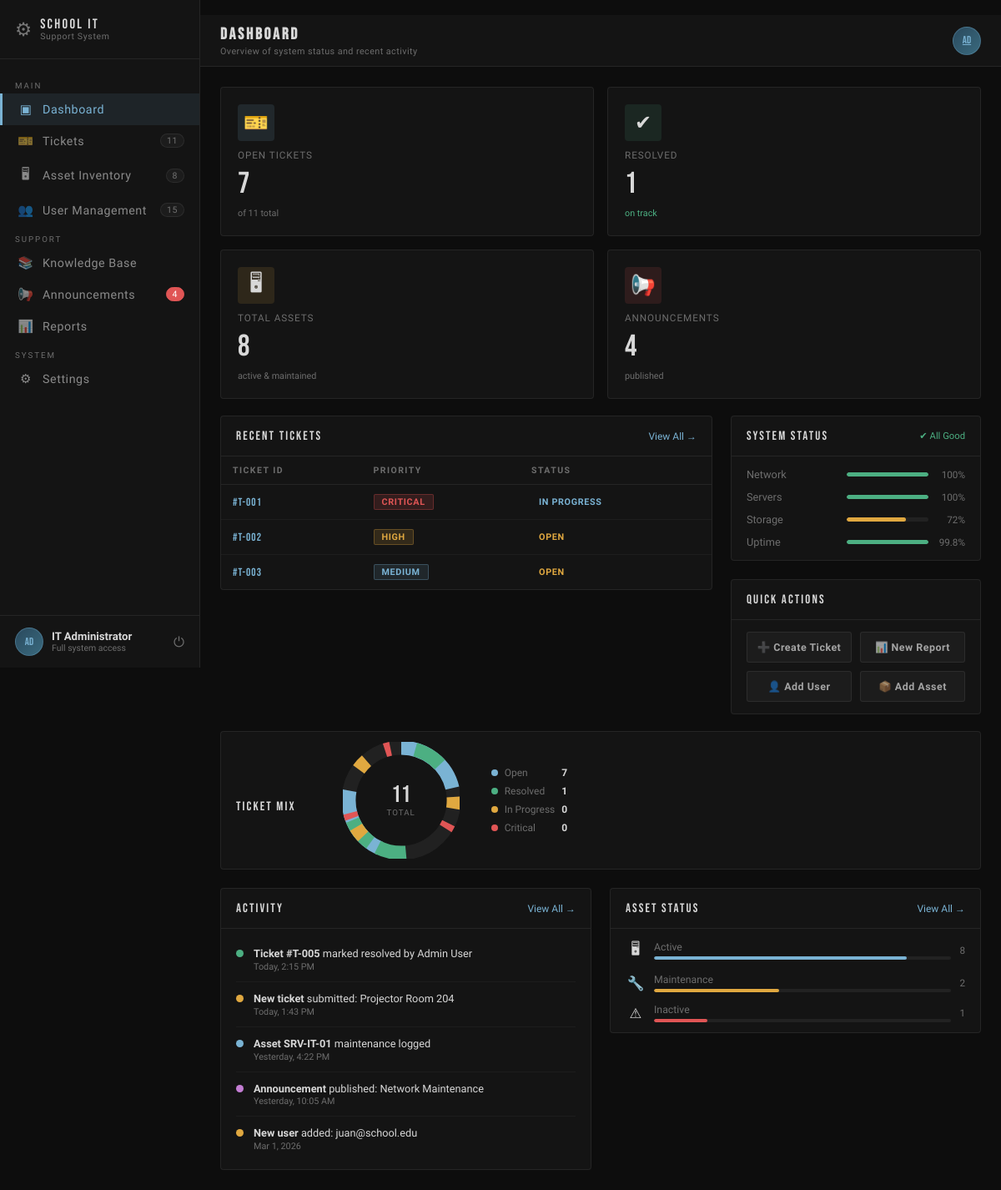
The app's page /dashboard (signed in) with its own data.
### models.py (models this page shows, shortened)
class User(db.Model):
    __tablename__ = 'users'
    id            = db.Column(db.Integer, primary_key=True)
    username      = db.Column(db.String(80),  unique=True, nullable=False)
    email         = db.Column(db.String(120), unique=True, nullable=False)
    password_hash = db.Column(db.String(255), nullable=False)
    full_name     = db.Column(db.String(120), nullable=False)
    role_id       = db.Column(db.Integer, db.ForeignKey('roles.id'), nullable=False)
    department    = db.Column(db.String(100))
    phone         = db.Column(db.String(20))
    is_active     = db.Column(db.Boolean, default=True)
    last_login    = db.Column(db.DateTime)
    created_at    = db.Column(db.DateTime, default=datetime.utcnow)
    updated_at    = db.Column(db.DateTime, default=datetime.utcnow, onupdate=datetime.utcnow)
    role                = db.relationship('Role', back_populates='users')
    submitted_tickets   = db.relationship('Ticket', foreign_keys='Ticket.requester_id',   back_populates='requester',  lazy='dynamic')
    assigned_tickets    = db.relationship('Ticket', foreign_keys='Ticket.assigned_to_id', back_populates='assigned_to', lazy='dynamic')
    comments            = db.relationship('TicketComment',        back_populates='author',     lazy='dynamic')
    assets_assigned     = db.relationship('Asset',                back_populates='assigned_to', lazy='dynamic')
    maintenance_logs    = db.relationship('AssetMaintenance',     back_populates='performed_by', lazy='dynamic')
    kb_articles         = db.relationship('KnowledgeBaseArticle', back_populates='author',      lazy='dynamic')
    announcements       = db.relationship('Announcement',         back_populates='author',      lazy='dynamic')
    notifications       = db.relationship('Notification',         back_populates='user',        lazy='dynamic')
    audit_logs          = db.relationship('AuditLog',             back_populates='user',        lazy='dynamic')

class Role(db.Model):
    __tablename__ = 'roles'
    id          = db.Column(db.Integer, primary_key=True)
    name        = db.Column(db.String(50), unique=True, nullable=False)   # admin | it_staff | faculty | student
    description = db.Column(db.String(200))
    created_at  = db.Column(db.DateTime, default=datetime.utcnow)
    users = db.relationship('User', back_populates='role', lazy='dynamic')

### main.py (the view)
    @app.route('/dashboard')
    def dashboard():
        if 'user_id' not in session:
            return redirect(url_for('login'))
        from models import User
        user = User.query.get(session['user_id'])
        if user and user.role.name == 'student':
            return redirect(url_for('tickets_page'))
        from models import Ticket, Asset, Announcement
        stats = {
            'total_tickets': Ticket.query.count(),
            'open_tickets': Ticket.query.filter_by(status='open').count(),
            'resolved_tickets': Ticket.query.filter_by(status='resolved').count(),
            'users': User.query.count(),
            'assets': Asset.query.count(),
            'announcements': Announcement.query.filter_by(is_published=True).count()
        }
        return render_template('dashboard.html', stats=stats)

### templates/dashboard.html (shortened to what this page needs)
﻿{% extends 'base.html' %}
{% block extra_css %}
<link rel="stylesheet" href="{{ url_for('static', filename='css/dashboard.css') }}"/>
{% endblock %}
{% block page_heading %}Dashboard{% endblock %}
{% block page_sub %}Overview of system status and recent activity{% endblock %}
{% block content %}
<div class="stats-grid">
  <div class="stat-card" style="--delay: 0.05s;">
    <div class="stat-card__icon open">🎫</div>
    <div class="stat-label">Open Tickets</div>
    <div class="stat-val">{{ stats.open_tickets }}</div>
    <div class="stat-card__trend neutral">of {{ stats.total_tickets }} total</div>
  </div>
  <div class="stat-card" style="--delay: 0.1s;">
    <div class="stat-card__icon resolved">✔</div>
    <div class="stat-label">Resolved</div>
    <div class="stat-val">{{ stats.resolved_tickets }}</div>
    <div class="stat-card__trend up">on track</div>
  </div>
  <div class="stat-card" style="--delay: 0.15s;">
    <div class="stat-card__icon assets">🖥</div>
    <div class="stat-label">Total Assets</div>
    <div class="stat-val">{{ stats.assets }}</div>
    <div class="stat-card__trend neutral">active & maintained</div>
  </div>
  <div class="stat-card" style="--delay: 0.2s;">
    <div class="stat-card__icon critical">📢</div>
    <div class="stat-label">Announcements</div>
    <div class="stat-val">{{ stats.announcements }}</div>
    <div class="stat-card__trend neutral">published</div>
  </div>
</div>
<div class="mid-row">
  <div class="panel">
    <div class="panel__head">
      <span class="panel__title">Recent Tickets</span>
      <a href="{{ url_for('tickets_page') }}" class="panel__link">View All →</a>
    </div>
    {% if stats.total_tickets > 0 %}
      <div style="overflow-x: auto;">
        <table class="ticket-table">
          <thead>
            <tr>
              <th>Ticket ID</th>
              <th>Priority</th>
              <th>Status</th>
            </tr>
          </thead>
          <tbody>
            <tr>
              <td class="ticket-id">#T-001</td>
              <td><span class="badge critical">Critical</span></td>
              <td><span class="status in-progress">In Progress</span></td>
            </tr>
            <tr>
              <td class="ticket-id">#T-002</td>
              <td><span class="badge high">High</span></td>
              <td><span class="status open">Open</span></td>
            </tr>
            <tr>
              <td class="ticket-id">#T-003</td>
              <td><span class="badge medium">Medium</span></td>
              <td><span class="status open">Open</span></td>
            </tr>
          </tbody>
        </table>
      </div>
    {% endif %}
  </div>
  <div class="right-col">
    <div class="panel">
      <div class="panel__head">
        <span class="panel__title">System Status</span>
        <span class="all-good">✔ All Good</span>
      </div>
      <ul class="status-list">
        <li class="status-item">
          <span class="status-name">Network</span>
          <div class="status-bar-wrap"><div class="status-bar" style="--pct: 100%; --clr: #4caf82;"></div></div>
          <span class="status-pct">100%</span>
        </li>
        <li class="status-item">
          <span class="status-name">Servers</span>
          <div class="status-bar-wrap"><div class="status-bar" style="--pct: 100%; --clr: #4caf82;"></div></div>
          <span class="status-pct">100%</span>
        </li>
        <li class="status-item">
          <span class="status-name">Storage</span>
          <div class="status-bar-wrap"><div class="status-bar" style="--pct: 72%; --clr: #e0a840;"></div></div>
          <span class="status-pct">72%</span>
        </li>
        <li class="status-item">
          <span class="status-name">Uptime</span>
          <div class="status-bar-wrap"><div class="status-bar" style="--pct: 99.8%; --clr: #4caf82;"></div></div>
          <span class="status-pct">99.8%</span>
        </li>
      </ul>
    </div>
    <div class="panel">
      <div class="panel__head">
        <span class="panel__title">Quick Actions</span>
      </div>
      <div class="quick-actions">
        <button class="quick-btn" onclick="alert('Create ticket feature coming soon')">➕ Create Ticket</button>
        <button class="quick-btn" onclick="alert('Report feature coming soon')">📊 New Report</button>
        <button class="quick-btn" onclick="alert('User management coming soon')">👤 Add User</button>
        <button class="quick-btn" onclick="alert('Asset management coming soon')">📦 Add Asset</button>
      </div>
    </div>
  </div>
</div>
<div class="bottom-row">
  <div class="panel chart-panel">
    <div class="panel__head" style="border-bottom: none; padding-bottom: 0;">
      <span class="panel__title">Ticket Mix</span>
    </div>
    <div class="donut-wrap">
      <div class="donut-center">
        <span class="donut-total">{{ stats.total_tickets }}</span>
        <span class="donut-sub">TOTAL</span>
      </div>
    </div>
    <ul class="legend">
      <li><span class="dot" style="background: #7ab3d4;"></span> Open <strong>{{ stats.open_tickets }}</strong></li>
      <li><span class="dot" style="background: #4caf82;"></span> Resolved <strong>{{ stats.resolved_tickets }}</strong></li>
      <li><span class="dot" style="background: #e0a840;"></span> In Progress <strong>0</strong></li>
      <li><span class="dot" style="background: #e05555;"></span> Critical <strong>0</strong></li>
    </ul>
  </div>
  <div class="panel">
    <div class="panel__head">
      <span class="panel__title">Activity</span>
      <a href="#" class="panel__link">View All →</a>
    </div>
    <ul class="activity-list">
      <li class="activity-item">
        <span class="act-dot resolved"></span>
        <div class="act-body">
          <p><strong>Ticket #T-005</strong> marked resolved by Admin User</p>
          <time>Today, 2:15 PM</time>
        </div>
      </li>
      <li class="activity-item">
        <span class="act-dot open"></span>
        <div class="act-body">
          <p><strong>New ticket</strong> submitted: Projector Room 204</p>
          <time>Today, 1:43 PM</time>
        </div>
      </li>
      <li class="activity-item">
        <span class="act-dot asset"></span>
        <div class="act-body">
          <p><strong>Asset SRV-IT-01</strong> maintenance logged</p>
          <time>Yesterday, 4:22 PM</time>
        </div>
      </li>
      <li class="activity-item">
        <span class="act-dot announce"></span>
        <div class="act-body">
          <p><strong>Announcement</strong> published: Network Maintenance</p>
          <time>Yesterday, 10:05 AM</time>
        </div>
      </li>
      <li class="activity-item">
        <span class="act-dot user"></span>
        <div class="act-body">
          <p><strong>New user</strong> added: juan@school.edu</p>
          <time>Mar 1, 2026</time>
        </div>
      </li>
    </ul>
  </div>
  <div class="panel">
    <div class="panel__head">
      <span class="panel__title">Asset Status</span>
      <a href="{{ url_for('assets_page') }}" class="panel__link">View All →</a>
    </div>
    <ul class="asset-list">
      <li class="asset-row">
        <span class="asset-icon">🖥</span>
        <div class="asset-info">
          <span class="asset-name">Active</span>
          <div class="asset-bar-wrap"><div class="asset-bar" style="--w: 85%;"></div></div>
        </div>
        <span class="asset-count">{{ stats.assets | int }}</span>
      </li>
      <li class="asset-row">
        <span class="asset-icon">🔧</span>
        <div class="asset-info">
          <span class="asset-name">Maintenance</span>
          <div class="asset-bar-wrap"><div class="asset-bar" style="--w: 42%; background: #e0a840;"></div></div>
        </div>
        <span class="asset-count">2</span>
      </li>
      <li class="asset-row">
        <span class="asset-icon">⚠</span>
        <div class="asset-info">
          <span class="asset-name">Inactive</span>
          <div class="asset-bar-wrap"><div class="asset-bar" style="--w: 18%; background: #e05555;"></div></div>
        </div>
        <span class="asset-count">1</span>
      </li>
    </ul>
  </div>
</div>
{% endblock %}

### templates/base.html (shortened to what this page needs)
<!DOCTYPE html>
<html lang="en">
<head>
  <link rel="stylesheet" href="{{ url_for('static', filename='css/pages.css') }}"/>
  {% block extra_css %}{% endblock %}
</head>
<body>
<aside class="sidebar" id="sidebar">
  <div class="sidebar__brand"><span class="brand-gear">⚙</span><div class="brand-text"><span class="brand-title">SCHOOL IT</span><span class="brand-sub">Support System</span></div></div>
  <nav class="sidebar__nav">
    <p class="nav-section-label">MAIN</p>
    {% if current_user and current_user.role.name != 'student' %}
    <a href="{{ url_for('dashboard') }}" class="nav-item{% if request.path == url_for('dashboard') %} active{% endif %}"><span class="nav-icon">▣</span> Dashboard</a>
    {% endif %}
    <a href="{{ url_for('tickets_page') }}" class="nav-item{% if request.path.startswith('/tickets') %} active{% endif %}"><span class="nav-icon">🎫</span> Tickets{% if ticket_count %}<span class="nav-badge">{{ ticket_count }}</span>{% endif %}</a>
    {% if current_user and current_user.role.name != 'student' %}
    <a href="{{ url_for('assets_page') }}" class="nav-item{% if request.path.startswith('/assets') %} active{% endif %}"><span class="nav-icon">🖥</span> Asset Inventory{% if asset_count %}<span class="nav-badge">{{ asset_count }}</span>{% endif %}</a>
    <a href="{{ url_for('users_page') }}" class="nav-item{% if request.path.startswith('/users') %} active{% endif %}"><span class="nav-icon">👥</span> User Management{% if user_count %}<span class="nav-badge">{{ user_count }}</span>{% endif %}</a>
    {% endif %}
    <p class="nav-section-label">SUPPORT</p>
    <a href="{{ url_for('kb_page') }}" class="nav-item{% if request.path.startswith('/kb') %} active{% endif %}"><span class="nav-icon">📚</span> Knowledge Base</a>
    <a href="{{ url_for('announcements_page') }}" class="nav-item{% if request.path.startswith('/announcements') %} active{% endif %}"><span class="nav-icon">📢</span> Announcements{% if announcement_count %}<span class="nav-badge new">{{ announcement_count }}</span>{% endif %}</a>
    {% if current_user and current_user.role.name != 'student' %}
    <a href="{{ url_for('reports_page') }}" class="nav-item{% if request.path.startswith('/reports') %} active{% endif %}"><span class="nav-icon">📊</span> Reports</a>
    {% endif %}
    <p class="nav-section-label">SYSTEM</p>
    {% if current_user and current_user.role.name != 'student' %}
    <a href="#" class="nav-item"><span class="nav-icon">⚙</span> Settings</a>
    {% endif %}
  </nav>
  <div class="sidebar__footer">
    <div class="user-avatar">{{ current_user.username[:2].upper() if current_user }}</div>
    <div class="user-meta"><span class="user-name">{{ current_user.full_name if current_user }}</span><span class="user-role">{{ current_user.role.description if current_user and current_user.role }}</span></div>
    <a href="{{ url_for('logout_page') }}" class="logout-btn">⏻</a>
  </div>
</aside>
<div class="main">
  <header class="topbar">
    <div class="topbar__left"><h2 class="page-heading">{% block page_heading %}{% endblock %}</h2><span class="page-sub">{% block page_sub %}{% endblock %}</span></div>
    <div class="topbar__right">
      <a href="{{ url_for('profile_page') }}" class="topbar-avatar" title="Profile">{{ current_user.username[:2].upper() if current_user }}</a>
    </div>
  </header>
  <div class="page-content">
    {% block content %}{% endblock %}
  </div>
</div>
</body>
</html>

### records on screen
User: username "AD", full_name "IT Administrator"
Role: role "Full system access"

### other values on screen
{{ ticket_count }} "11"
{{ asset_count }} "8"
{{ user_count }} "15"
{{ announcement_count }} "4"
{{ stats.open_tickets }} "7"
{{ stats.total_tickets }} "11"
{{ stats.resolved_tickets }} "1"
{{ stats.assets }} "8"
{{ stats.announcements }} "4"
{{ stats.assets | int }} "8"
